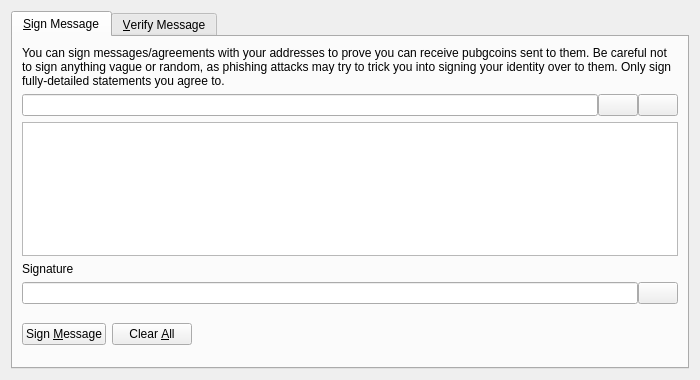
<?xml version="1.0" encoding="UTF-8"?>
<ui version="4.0">
 <class>SignVerifyMessageDialog</class>
 <widget class="QDialog" name="SignVerifyMessageDialog">
  <property name="geometry">
   <rect>
    <x>0</x>
    <y>0</y>
    <width>700</width>
    <height>380</height>
   </rect>
  </property>
  <property name="windowTitle">
   <string>Signatures - Sign / Verify a Message</string>
  </property>
  <property name="modal">
   <bool>true</bool>
  </property>
  <layout class="QVBoxLayout" name="verticalLayout">
   <item>
    <widget class="QTabWidget" name="tabWidget">
     <property name="currentIndex">
      <number>0</number>
     </property>
     <widget class="QWidget" name="tabSignMessage">
      <attribute name="title">
       <string>&amp;Sign Message</string>
      </attribute>
      <layout class="QVBoxLayout" name="verticalLayout_SM">
       <item>
        <widget class="QLabel" name="infoLabel_SM">
         <property name="text">
          <string>You can sign messages/agreements with your addresses to prove you can receive pubgcoins sent to them. Be careful not to sign anything vague or random, as phishing attacks may try to trick you into signing your identity over to them. Only sign fully-detailed statements you agree to.</string>
         </property>
         <property name="textFormat">
          <enum>Qt::PlainText</enum>
         </property>
         <property name="wordWrap">
          <bool>true</bool>
         </property>
        </widget>
       </item>
       <item>
        <layout class="QHBoxLayout" name="horizontalLayout_1_SM">
         <property name="spacing">
          <number>0</number>
         </property>
         <item>
          <widget class="QValidatedLineEdit" name="addressIn_SM">
           <property name="toolTip">
            <string>The Pubgcoin address to sign the message with</string>
           </property>
          </widget>
         </item>
         <item>
          <widget class="QPushButton" name="addressBookButton_SM">
           <property name="toolTip">
            <string>Choose previously used address</string>
           </property>
           <property name="text">
            <string/>
           </property>
           <property name="icon">
            <iconset resource="../bitcoin.qrc">
             <normaloff>:/icons/address-book</normaloff>:/icons/address-book</iconset>
           </property>
           <property name="shortcut">
            <string>Alt+A</string>
           </property>
           <property name="autoDefault">
            <bool>false</bool>
           </property>
          </widget>
         </item>
         <item>
          <widget class="QPushButton" name="pasteButton_SM">
           <property name="toolTip">
            <string>Paste address from clipboard</string>
           </property>
           <property name="text">
            <string/>
           </property>
           <property name="icon">
            <iconset resource="../bitcoin.qrc">
             <normaloff>:/icons/editpaste</normaloff>:/icons/editpaste</iconset>
           </property>
           <property name="shortcut">
            <string>Alt+P</string>
           </property>
           <property name="autoDefault">
            <bool>false</bool>
           </property>
          </widget>
         </item>
        </layout>
       </item>
       <item>
        <widget class="QPlainTextEdit" name="messageIn_SM">
         <property name="toolTip">
          <string>Enter the message you want to sign here</string>
         </property>
        </widget>
       </item>
       <item>
        <widget class="QLabel" name="signatureLabel_SM">
         <property name="text">
          <string>Signature</string>
         </property>
         <property name="textFormat">
          <enum>Qt::PlainText</enum>
         </property>
        </widget>
       </item>
       <item>
        <layout class="QHBoxLayout" name="horizontalLayout_2_SM">
         <property name="spacing">
          <number>0</number>
         </property>
         <item>
          <widget class="QLineEdit" name="signatureOut_SM">
           <property name="font">
            <font>
             <italic>true</italic>
            </font>
           </property>
           <property name="readOnly">
            <bool>true</bool>
           </property>
          </widget>
         </item>
         <item>
          <widget class="QPushButton" name="copySignatureButton_SM">
           <property name="toolTip">
            <string>Copy the current signature to the system clipboard</string>
           </property>
           <property name="text">
            <string/>
           </property>
           <property name="icon">
            <iconset resource="../bitcoin.qrc">
             <normaloff>:/icons/editcopy</normaloff>:/icons/editcopy</iconset>
           </property>
           <property name="autoDefault">
            <bool>false</bool>
           </property>
          </widget>
         </item>
        </layout>
       </item>
       <item>
        <layout class="QHBoxLayout" name="horizontalLayout_3_SM">
         <item>
          <widget class="QPushButton" name="signMessageButton_SM">
           <property name="toolTip">
            <string>Sign the message to prove you own this Pubgcoin address</string>
           </property>
           <property name="text">
            <string>Sign &amp;Message</string>
           </property>
           <property name="icon">
            <iconset resource="../bitcoin.qrc">
             <normaloff>:/icons/edit</normaloff>:/icons/edit</iconset>
           </property>
           <property name="autoDefault">
            <bool>false</bool>
           </property>
          </widget>
         </item>
         <item>
          <widget class="QPushButton" name="clearButton_SM">
           <property name="toolTip">
            <string>Reset all sign message fields</string>
           </property>
           <property name="text">
            <string>Clear &amp;All</string>
           </property>
           <property name="icon">
            <iconset resource="../bitcoin.qrc">
             <normaloff>:/icons/remove</normaloff>:/icons/remove</iconset>
           </property>
           <property name="autoDefault">
            <bool>false</bool>
           </property>
          </widget>
         </item>
         <item>
          <spacer name="horizontalSpacer_1_SM">
           <property name="orientation">
            <enum>Qt::Horizontal</enum>
           </property>
           <property name="sizeHint" stdset="0">
            <size>
             <width>40</width>
             <height>48</height>
            </size>
           </property>
          </spacer>
         </item>
         <item>
          <widget class="QLabel" name="statusLabel_SM">
           <property name="font">
            <font>
             <weight>75</weight>
             <bold>true</bold>
            </font>
           </property>
           <property name="text">
            <string/>
           </property>
           <property name="wordWrap">
            <bool>true</bool>
           </property>
          </widget>
         </item>
         <item>
          <spacer name="horizontalSpacer_2_SM">
           <property name="orientation">
            <enum>Qt::Horizontal</enum>
           </property>
           <property name="sizeHint" stdset="0">
            <size>
             <width>40</width>
             <height>48</height>
            </size>
           </property>
          </spacer>
         </item>
        </layout>
       </item>
      </layout>
     </widget>
     <widget class="QWidget" name="tabVerifyMessage">
      <attribute name="title">
       <string>&amp;Verify Message</string>
      </attribute>
      <layout class="QVBoxLayout" name="verticalLayout_VM">
       <item>
        <widget class="QLabel" name="infoLabel_VM">
         <property name="text">
          <string>Enter the receiver's address, message (ensure you copy line breaks, spaces, tabs, etc. exactly) and signature below to verify the message. Be careful not to read more into the signature than what is in the signed message itself, to avoid being tricked by a man-in-the-middle attack. Note that this only proves the signing party receives with the address, it cannot prove sendership of any transaction!</string>
         </property>
         <property name="textFormat">
          <enum>Qt::PlainText</enum>
         </property>
         <property name="alignment">
          <set>Qt::AlignLeading|Qt::AlignLeft|Qt::AlignTop</set>
         </property>
         <property name="wordWrap">
          <bool>true</bool>
         </property>
        </widget>
       </item>
       <item>
        <layout class="QHBoxLayout" name="horizontalLayout_1_VM">
         <property name="spacing">
          <number>0</number>
         </property>
         <item>
          <widget class="QValidatedLineEdit" name="addressIn_VM">
           <property name="toolTip">
            <string>The Pubgcoin address the message was signed with</string>
           </property>
          </widget>
         </item>
         <item>
          <widget class="QPushButton" name="addressBookButton_VM">
           <property name="toolTip">
            <string>Choose previously used address</string>
           </property>
           <property name="text">
            <string/>
           </property>
           <property name="icon">
            <iconset resource="../bitcoin.qrc">
             <normaloff>:/icons/address-book</normaloff>:/icons/address-book</iconset>
           </property>
           <property name="shortcut">
            <string>Alt+A</string>
           </property>
           <property name="autoDefault">
            <bool>false</bool>
           </property>
          </widget>
         </item>
        </layout>
       </item>
       <item>
        <widget class="QPlainTextEdit" name="messageIn_VM"/>
       </item>
       <item>
        <widget class="QValidatedLineEdit" name="signatureIn_VM"/>
       </item>
       <item>
        <layout class="QHBoxLayout" name="horizontalLayout_2_VM">
         <item>
          <widget class="QPushButton" name="verifyMessageButton_VM">
           <property name="toolTip">
            <string>Verify the message to ensure it was signed with the specified Pubgcoin address</string>
           </property>
           <property name="text">
            <string>Verify &amp;Message</string>
           </property>
           <property name="icon">
            <iconset resource="../bitcoin.qrc">
             <normaloff>:/icons/transaction_0</normaloff>:/icons/transaction_0</iconset>
           </property>
           <property name="autoDefault">
            <bool>false</bool>
           </property>
          </widget>
         </item>
         <item>
          <widget class="QPushButton" name="clearButton_VM">
           <property name="toolTip">
            <string>Reset all verify message fields</string>
           </property>
           <property name="text">
            <string>Clear &amp;All</string>
           </property>
           <property name="icon">
            <iconset resource="../bitcoin.qrc">
             <normaloff>:/icons/remove</normaloff>:/icons/remove</iconset>
           </property>
           <property name="autoDefault">
            <bool>false</bool>
           </property>
          </widget>
         </item>
         <item>
          <spacer name="horizontalSpacer_1_VM">
           <property name="orientation">
            <enum>Qt::Horizontal</enum>
           </property>
           <property name="sizeHint" stdset="0">
            <size>
             <width>40</width>
             <height>48</height>
            </size>
           </property>
          </spacer>
         </item>
         <item>
          <widget class="QLabel" name="statusLabel_VM">
           <property name="font">
            <font>
             <weight>75</weight>
             <bold>true</bold>
            </font>
           </property>
           <property name="text">
            <string/>
           </property>
           <property name="wordWrap">
            <bool>true</bool>
           </property>
          </widget>
         </item>
         <item>
          <spacer name="horizontalSpacer_2_VM">
           <property name="orientation">
            <enum>Qt::Horizontal</enum>
           </property>
           <property name="sizeHint" stdset="0">
            <size>
             <width>40</width>
             <height>48</height>
            </size>
           </property>
          </spacer>
         </item>
        </layout>
       </item>
      </layout>
     </widget>
    </widget>
   </item>
  </layout>
 </widget>
 <customwidgets>
  <customwidget>
   <class>QValidatedLineEdit</class>
   <extends>QLineEdit</extends>
   <header>qvalidatedlineedit.h</header>
  </customwidget>
 </customwidgets>
 <resources>
  <include location="../bitcoin.qrc"/>
 </resources>
 <connections/>
</ui>
